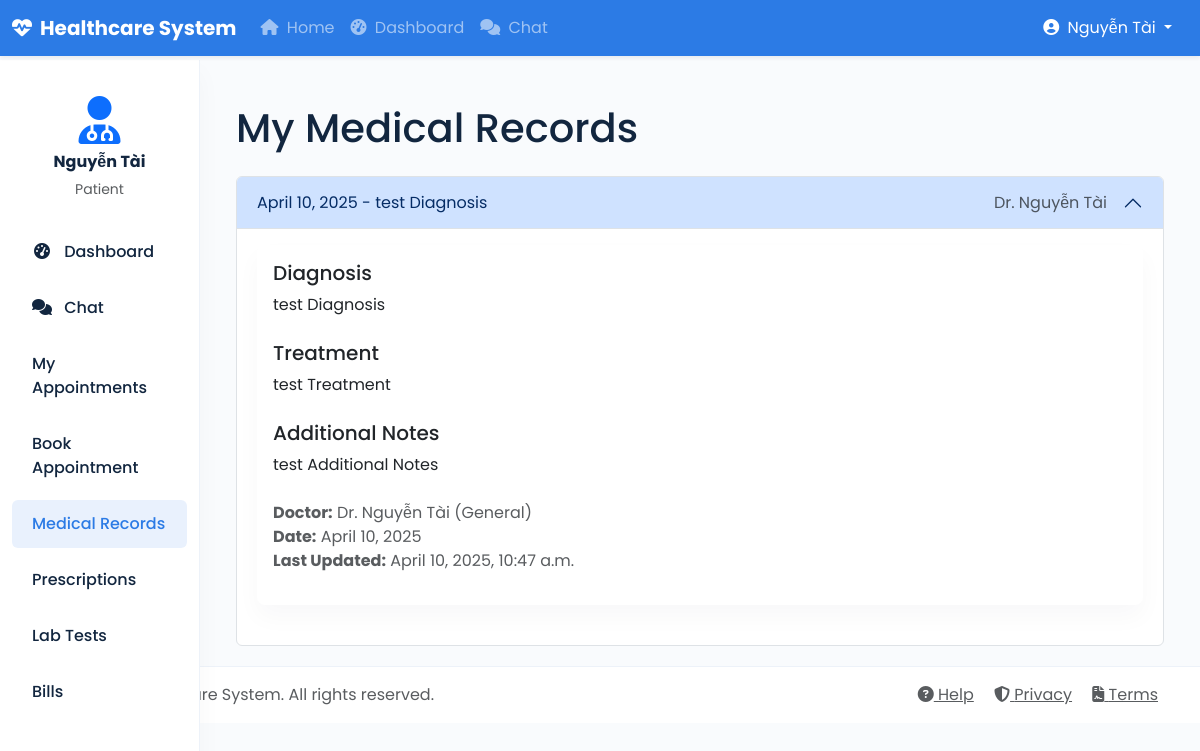
The app's page /patient/medical-records/ (signed in) with its own data.
### core/models.py (models this page shows, shortened)
class User(AbstractUser):
    USER_TYPE_CHOICES = (
        ('patient', 'Patient'),
        ('doctor', 'Doctor'),
        ('nurse', 'Nurse'),
        ('admin', 'Administrator'),
        ('pharmacist', 'Pharmacist'),
        ('insurance', 'Insurance Provider'),
        ('lab_tech', 'Lab Technician'),
    )
    user_type = models.CharField(max_length=20, choices=USER_TYPE_CHOICES)
    phone_number = models.CharField(max_length=15, blank=True, null=True)
    address = models.TextField(blank=True, null=True)
    date_of_birth = models.DateField(blank=True, null=True)

class MedicalRecord(models.Model):
    patient = models.ForeignKey(Patient, on_delete=models.CASCADE, related_name='medical_records')
    doctor = models.ForeignKey(Doctor, on_delete=models.CASCADE, related_name='medical_records')
    date = models.DateField()
    diagnosis = models.TextField()
    treatment = models.TextField()
    notes = models.TextField(blank=True, null=True)
    created_at = models.DateTimeField(auto_now_add=True)
    updated_at = models.DateTimeField(auto_now=True)

class Doctor(models.Model):
    user = models.OneToOneField(User, on_delete=models.CASCADE, related_name='doctor_profile')
    specialization = models.CharField(max_length=100)
    license_number = models.CharField(max_length=50)
    consultation_fee = models.DecimalField(max_digits=10, decimal_places=2, default=0)
    available_days = models.CharField(max_length=100, blank=True, null=True)  # e.g., "Mon,Tue,Wed"
    available_hours = models.CharField(max_length=100, blank=True, null=True)  # e.g., "09:00-17:00"
    def __str__(self):
        return f"Dr. {self.user.get_full_name()} ({self.specialization})"

### core/views.py (the view)
# urls.py: path('patient/medical-records/', views.patient_medical_records, name='patient_medical_records'),
@login_required
def patient_medical_records(request):
    if request.user.user_type != 'patient':
        messages.error(request, 'Access denied')
        return redirect('core:dashboard')
    patient = Patient.objects.get(user=request.user)
    medical_records = MedicalRecord.objects.filter(patient=patient).order_by('-date')
    return render(request, 'core/patient/medical_records.html', {'medical_records': medical_records})

### core/templates/core/patient/medical_records.html (shortened to what this page needs)
{% extends 'core/base.html' %}
{% block content %}
<div class="container">
    <h1 class="mb-4">My Medical Records</h1>
    {% if medical_records %}
    <div class="accordion" id="medicalRecordsAccordion">
        {% for record in medical_records %}
        <div class="accordion-item">
            <h2 class="accordion-header" id="heading{{ record.id }}">
                <button class="accordion-button {% if not forloop.first %}collapsed{% endif %}" type="button" data-bs-toggle="collapse" data-bs-target="#collapse{{ record.id }}" aria-expanded="{% if forloop.first %}true{% else %}false{% endif %}" aria-controls="collapse{{ record.id }}">
                    <div class="d-flex justify-content-between w-100 me-3">
                        <span>{{ record.date }} - {{ record.diagnosis|truncatechars:50 }}</span>
                        <span class="text-muted">Dr. {{ record.doctor.user.get_full_name }}</span>
                    </div>
                </button>
            </h2>
            <div id="collapse{{ record.id }}" class="accordion-collapse collapse {% if forloop.first %}show{% endif %}" aria-labelledby="heading{{ record.id }}" data-bs-parent="#medicalRecordsAccordion">
                <div class="accordion-body">
                    <div class="card">
                        <div class="card-body">
                            <h5 class="card-title">Diagnosis</h5>
                            <p class="card-text">{{ record.diagnosis }}</p>
                            <h5 class="card-title mt-4">Treatment</h5>
                            <p class="card-text">{{ record.treatment }}</p>
                            {% if record.notes %}
                            <h5 class="card-title mt-4">Additional Notes</h5>
                            <p class="card-text">{{ record.notes }}</p>
                            {% endif %}
                            <div class="mt-4">
                                <p class="text-muted mb-0">
                                    <strong>Doctor:</strong> {{ record.doctor }}
                                </p>
                                <p class="text-muted mb-0">
                                    <strong>Date:</strong> {{ record.date }}
                                </p>
                                <p class="text-muted">
                                    <strong>Last Updated:</strong> {{ record.updated_at }}
                                </p>
                            </div>
                        </div>
                    </div>
                </div>
            </div>
        </div>
        {% endfor %}
    </div>
    {% else %}
    <div class="alert alert-info">
        <p>You don't have any medical records yet.</p>
    </div>
    {% endif %}
</div>
{% endblock %}

### core/templates/core/base.html (shortened to what this page needs)
<!DOCTYPE html>
<html lang="en">
<head>
    <link href="https://cdn.jsdelivr.net/npm/bootstrap@5.3.0-alpha1/dist/css/bootstrap.min.css" rel="stylesheet">
    <link rel="stylesheet" href="https://cdnjs.cloudflare.com/ajax/libs/font-awesome/6.4.0/css/all.min.css">
</head>
<body>
    <nav class="navbar navbar-expand-md navbar-dark bg-primary fixed-top">
        <div class="container-fluid">
            <a class="navbar-brand fw-bold" href="{% url 'core:home' %}">
                <i class="fas fa-heartbeat me-2"></i>Healthcare System
            </a>
            <div class="collapse navbar-collapse" id="navbarCollapse">
                <ul class="navbar-nav me-auto mb-2 mb-md-0">
                    <li class="nav-item">
                        <a class="nav-link" href="{% url 'core:home' %}">
                            <i class="fas fa-home me-1"></i> Home
                        </a>
                    </li>
                    {% if user.is_authenticated %}
                    <li class="nav-item">
                        <a class="nav-link" href="{% url 'core:dashboard' %}">
                            <i class="fas fa-tachometer-alt me-1"></i> Dashboard
                        </a>
                    </li>
                    <li class="nav-item">
                        <a class="nav-link" href="{% url 'chat:home' %}">
                            <i class="fas fa-comments me-1"></i> Chat
                        </a>
                    </li>
                    {% endif %}
                </ul>
                <div class="d-flex align-items-center">
                    {% if user.is_authenticated %}
                    <div class="dropdown me-3">
                        <a class="text-white dropdown-toggle text-decoration-none" href="#" role="button" id="userDropdown" data-bs-toggle="dropdown" aria-expanded="false">
                            <i class="fas fa-user-circle me-1"></i>
                            <span>{{ user.get_full_name|default:user.username }}</span>
                        </a>
                    </div>
                    {% endif %}
                </div>
            </div>
        </div>
    </nav>
    <div class="container-fluid">
        <div class="row">
            {% if user.is_authenticated %}
            <nav id="sidebar" class="col-md-3 col-lg-2 d-md-block sidebar collapse">
                <div class="position-sticky pt-3">
                    <div class="px-3 mb-4">
                        <div class="text-center">
                            <i class="fas fa-user-md fa-3x text-primary mb-2"></i>
                            <h6 class="fw-bold">{{ user.get_full_name|default:user.username }}</h6>
                            <p class="small text-muted mb-0">{{ user.get_user_type_display }}</p>
                        </div>
                    </div>
                    <ul class="nav flex-column">
                        {% block sidebar %}
                        <li class="nav-item">
                            <a class="nav-link" href="{% url 'core:dashboard' %}">
                                <i class="fas fa-tachometer-alt"></i> Dashboard
                            </a>
                        </li>
                        <li class="nav-item">
                            <a class="nav-link" href="{% url 'chat:home' %}">
                                <i class="fas fa-comments"></i> Chat
                            </a>
                        </li>
                        {% if user.user_type == 'patient' %}
                        <li class="nav-item">
                            <a class="nav-link" href="{% url 'core:patient_appointments' %}">
                                My Appointments
                            </a>
                        </li>
                        <li class="nav-item">
                            <a class="nav-link" href="{% url 'core:book_appointment' %}">
                                Book Appointment
                            </a>
                        </li>
                        <li class="nav-item">
                            <a class="nav-link" href="{% url 'core:patient_medical_records' %}">
                                Medical Records
                            </a>
                        </li>
                        <li class="nav-item">
                            <a class="nav-link" href="{% url 'core:patient_prescriptions' %}">
                                Prescriptions
                            </a>
                        </li>
                        <li class="nav-item">
                            <a class="nav-link" href="{% url 'core:patient_lab_tests' %}">
                                Lab Tests
                            </a>
                        </li>
                        <li class="nav-item">
                            <a class="nav-link" href="{% url 'core:patient_bills' %}">
                                Bills
                            </a>
                        </li>
                        {% elif user.user_type == 'pharmacist' %}
                        <li class="nav-item">
                            <a class="nav-link" href="{% url 'core:pharmacist_prescriptions' %}">
                                Prescriptions
                            </a>
                        </li>
                        {% elif user.user_type == 'lab_tech' %}
                        <li class="nav-item">
                            <a class="nav-link" href="{% url 'core:lab_tests' %}">
                                Lab Tests
                            </a>
                        </li>
                        {% elif user.user_type == 'insurance' %}
                        <li class="nav-item">
                            <a class="nav-link" href="{% url 'core:insurance_claims' %}">
                                Insurance Claims
                            </a>
                        </li>
                        {% endif %}
                        {% endblock %}
                    </ul>
                </div>
            </nav>
            <main class="col-md-9 ms-sm-auto col-lg-10 px-md-4 main-content">
            {% else %}
            <main class="col-12 px-4">
            {% endif %}
                <div class="mt-4">
                    {% block content %}{% endblock %}
                </div>
            </main>
        </div>
    </div>
    <footer class="footer mt-auto py-3 bg-light">
        <div class="container">
            <div class="row align-items-center">
                <div class="col-md-6">
                    <span class="text-muted">
                        © 2023 Healthcare System. All rights reserved.
                    </span>
                </div>
                <div class="col-md-6 text-md-end">
                    <a href="#" class="text-muted me-3"><i class="fas fa-question-circle"></i> Help</a>
                    <a href="#" class="text-muted me-3"><i class="fas fa-shield-alt"></i> Privacy</a>
                    <a href="#" class="text-muted"><i class="fas fa-file-contract"></i> Terms</a>
                </div>
            </div>
        </div>
    </footer>
</body>
</html>

### core/templates/core/base.html (style rules this page uses)
:root { --primary: #2c7be5; --primary-light: rgba(44, 123, 229, 0.1); --success: #00d97e; --success-light: rgba(0, 217, 126, 0.1); --danger: #e63757; --danger-light: rgba(230, 55, 87, 0.1); --warning: #f6c343; --warning-light: rgba(246, 195, 67, 0.1); --info: #39afd1; --info-light: rgba(57, 175, 209, 0.1); --light-bg: #f9fbfd; --dark-text: #12263f; --muted-text: #95aac9; --border-color: #edf2f9; --card-shadow: 0 0.75rem 1.5rem rgba(18, 38, 63, 0.03); }
body { padding-top: 60px; padding-bottom: 40px; font-family: 'Poppins', sans-serif; background-color: var(--light-bg); color: var(--dark-text); }
.navbar { box-shadow: 0 0.125rem 0.25rem rgba(18, 38, 63, 0.075); }
.navbar-dark { background-color: var(--primary) !important; }
.sidebar { position: fixed; top: 60px; bottom: 0; left: 0; z-index: 100; padding: 20px 0; overflow-x: hidden; overflow-y: auto; background-color: white; border-right: 1px solid var(--border-color); box-shadow: var(--card-shadow); }
.sidebar .nav-link { font-weight: 500; color: var(--dark-text); padding: 0.75rem 1.25rem; border-radius: 0.375rem; margin: 0.25rem 0.75rem; transition: all 0.2s ease; }
.sidebar .nav-link.active { background-color: var(--primary-light); color: var(--primary); }
.sidebar .nav-link i { margin-right: 0.5rem; width: 1.25rem; text-align: center; }
.main-content { margin-left: 240px; padding: 20px; }
.card { border: none; border-radius: 0.5rem; box-shadow: var(--card-shadow); margin-bottom: 1.5rem; }
.footer { background-color: white !important; border-top: 1px solid var(--border-color); color: var(--muted-text); }

### records on screen
User: get_full_name "Nguyễn Tài", user_type "Patient"
MedicalRecord: date "April 10, 2025", diagnosis "test Diagnosis", doctor.user.get_full_name "Nguyễn Tài", treatment "test Treatment", notes "test Additional Notes", doctor "Dr. Nguyễn Tài (General)", updated_at "April 10, 2025, 10:47 a.m."
